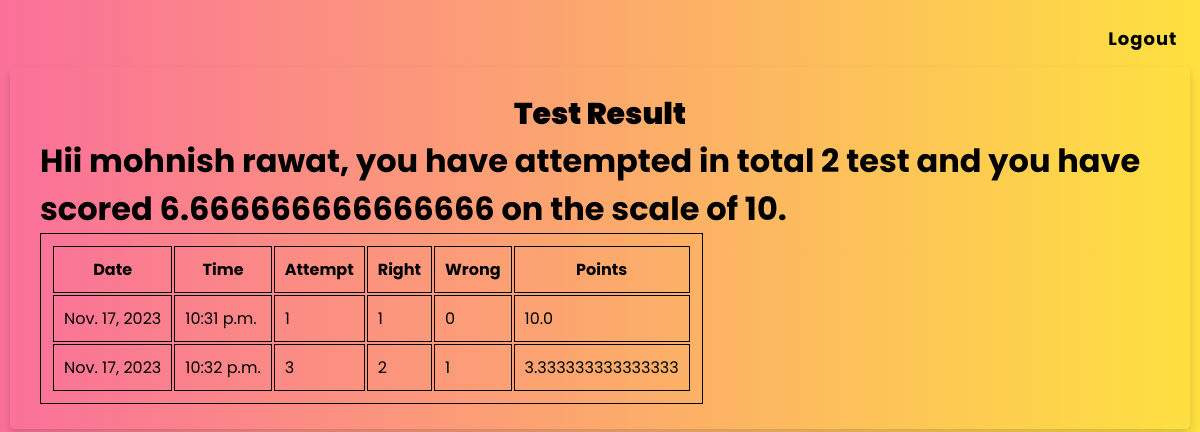
Screenshot of /OTS/test-history (signed in) with the database file from the repository.
### OTS/models.py (models this page shows)
class Candidate(models.Model):
    username = models.CharField(primary_key=True, max_length=20)
    password = models.CharField(null=False, max_length=20)
    name = models.CharField(null=False, max_length=30)
    test_attempted = models.IntegerField(default=0)
    points = models.FloatField(default=0.0)

class Result(models.Model):
    result_id = models.BigAutoField(primary_key=True, auto_created=True)
    username = models.ForeignKey(Candidate, on_delete=models.CASCADE)
    date = models.DateField(auto_now=True)
    time = models.TimeField(auto_now=True)
    attempts = models.IntegerField()
    right = models.IntegerField()
    wrong = models.IntegerField()
    points = models.FloatField()

### OTS/views.py (the view)
# urls.py: path("test-history", testResultHistory, name="testhistory"),
def testResultHistory(request):
    if "name" not in request.session.keys():
        res = HttpResponseRedirect("login")
    candidate = Candidate.objects.filter(username=request.session["username"])
    results = Result.objects.filter(username_id=candidate[0].username)
    context = {"candidate": candidate[0], "results": results}
    res = render(request, "candidate_history.html", context)
    return res

### OTS/templates/candidate_history.html (shortened to what this page needs)
<!DOCTYPE html>
{% load static %}
<html lang="en">
<head>
    <link rel="stylesheet" href="{% static 'History.css' %}">
</head>
<body>
    <div class="logout">
        <a href="{% url 'OTS:logout' %}" target="_blank"><button type="button">Logout</button></a>
    </div>
    <div class="container">
        <div class="title">Test Result</div>
        <div class="content">
            <h1>Hii {{candidate.name}}, you have attempted in total {{candidate.test_attempted}} test and you have
                scored {{candidate.points}} on the scale of 10.</h1>
            <table>
                <tr>
                    <th>Date</th>
                    <th>Time</th>
                    <th>Attempt</th>
                    <th>Right</th>
                    <th>Wrong</th>
                    <th>Points</th>
                </tr>
                {% for r in results %}
                <tr>
                    <td>{{r.date}}</td>
                    <td>{{r.time}}</td>
                    <td>{{r.attempts}}</td>
                    <td>{{r.right}}</td>
                    <td>{{r.wrong}}</td>
                    <td>{{r.points}}</td>
                </tr>
                {% endfor %}
            </table>
        </div>
    </div>
</body>
</html>

### OTS/static/History.css (style rules this page uses)
:root { --folly: #F13652ff; --rusty-red: #E13545ff; --atomic-tangerine: #FC985Cff; --indigo-dye: #095278ff; --rich-black: #000813ff; }
* { margin: 0; padding: 0; box-sizing: border-box; font-family: 'Poppins', sans-serif; }
body { height: 100vh; padding: 10px; background: rgb(0, 8, 19); background-image: linear-gradient(to right, #fa709a 0%, #fee140 100%); background-position: center center; background-repeat: no-repeat; background-attachment: fixed; background-size: cover; }
.container { max-width: 100; width: 100%; background: transparent; padding: 25px 30px; border-radius: 5px; box-shadow: 0px 5px 10px rgba(0, 0, 0, 0.15); }
.container .title { text-align: center; font-size: 30px; font-weight: 1000; position: relative; cursor: default; }
.logout { display: block; top: 10px; left: 0; width: 100%; padding-left: 92%; margin: 5px 0px; }
.logout button { padding: 10px; height: 100%; width: 100%; border-radius: 5px; background: transparent; border: none; color: black; font-size: 18px; font-weight: 700; letter-spacing: 1px; cursor: pointer; text-decoration: none; }
table, th, td { border: 1px solid black; padding: 10px; }

### rows the page displays
Candidate: name "mohnish rawat", test_attempted "2", points "6.666666666666666"
Result: date "Nov. 17, 2023", time "10:31 p.m.", attempts "1", right "1", wrong "0", points "10.0"
Result: date "Nov. 17, 2023", time "10:32 p.m.", attempts "3", right "2", wrong "1", points "3.333333333333333"
